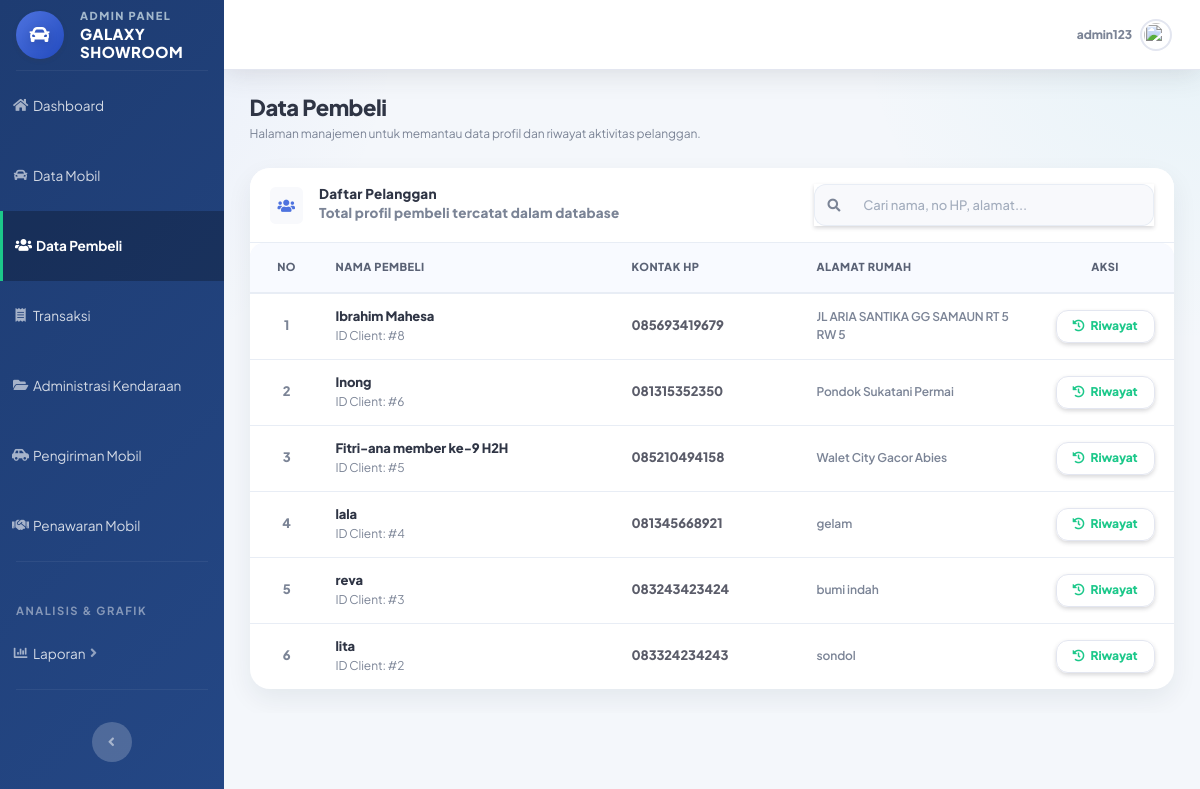
Before: /admin/data_pembeli_admin.php (signed in) with the older database file.
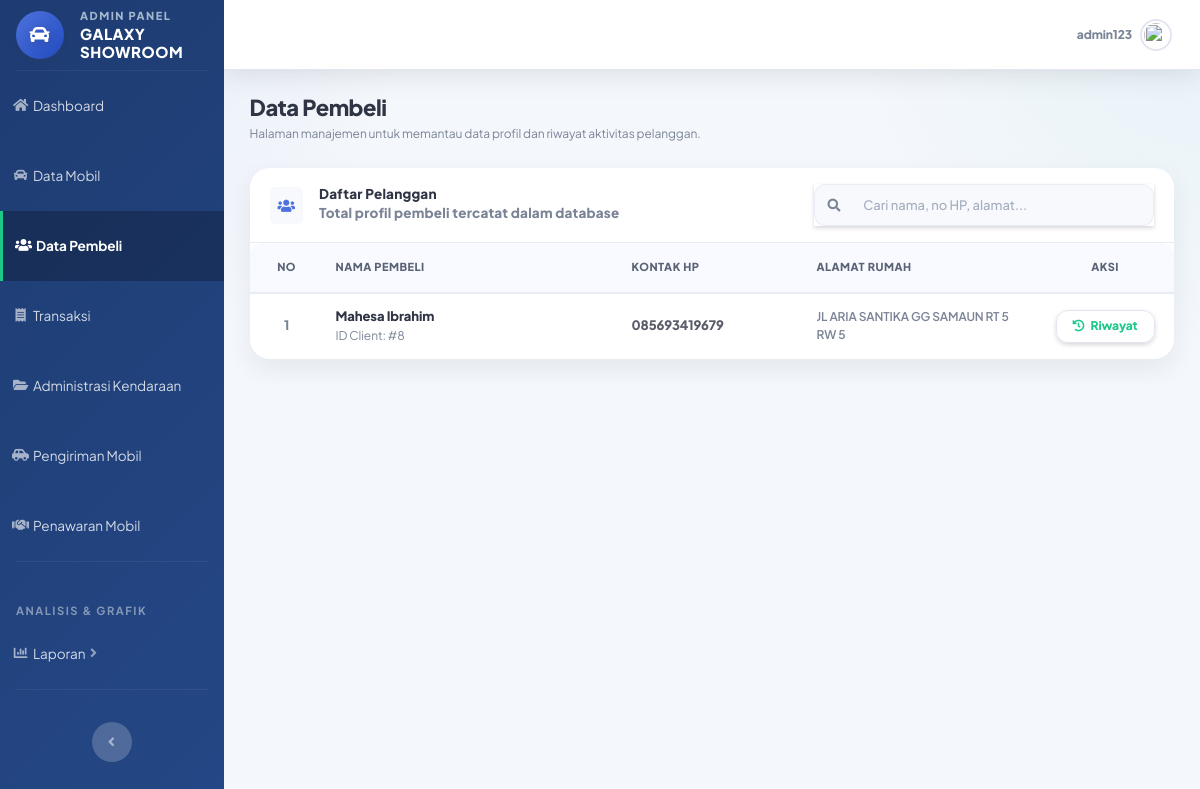
After: the same page with the newer database file.
### tables this page shows
CREATE TABLE `pembeli` (
  `id_pembeli` int(11) NOT NULL,
  `id_user` int(11) DEFAULT NULL,
  `nama` varchar(100) DEFAULT NULL,
  `alamat` text DEFAULT NULL,
  `no_hp` varchar(15) DEFAULT NULL,
  `foto` varchar(255) DEFAULT NULL
);

### admin/data_pembeli_admin.php (the view, shortened to what the changed rows need)
<?php
include "../config/koneksi.php";
$query = mysqli_query($koneksi, "SELECT * FROM pembeli ORDER BY id_pembeli DESC");
?>
<!DOCTYPE html>
<html>
<head>
    <link href="../assets/vendor/fontawesome-free/css/all.min.css" rel="stylesheet">
    <link href="../assets/css/sb-admin-2.min.css" rel="stylesheet">
    <link href="../assets/css/admin.css" rel="stylesheet">
</head>
<body id="page-top">
<div id="wrapper">
    <div id="content-wrapper" class="d-flex flex-column">
        <div id="content">
            <div class="container-fluid">
                <div class="d-sm-flex align-items-center justify-content-between mb-4">
                    <div>
                        <h1 class="h3 mb-1 text-gray-800 font-weight-bold tracking-tight">Data Pembeli</h1>
                    </div>
                </div>
                <div class="card shadow border-0 mb-4 rounded-lg">
                    <div class="card-body p-0">
                        <?php if (mysqli_num_rows($query) > 0) { ?>
                            <div class="table-responsive">
                                <table class="table table-hover mb-0" id="tablePembeli" width="100%" cellspacing="0">
                                    <thead class="bg-light text-muted text-uppercase small font-weight-bold border-top-0">
                                        <tr>
                                            <th class="text-center border-0 py-3" style="width: 8%;">No</th>
                                            <th class="border-0 py-3" style="width: 32%;">Nama Pembeli</th>
                                            <th class="border-0 py-3" style="width: 20%;">Kontak HP</th>
                                            <th class="border-0 py-3" style="width: 25%;">Alamat Rumah</th>
                                            <th class="text-center border-0 py-3" style="width: 15%;">Aksi</th>
                                        </tr>
                                    </thead>
                                    <tbody class="text-gray-700">
                                        <?php
                                        $no = 1;
                                        while ($data = mysqli_fetch_assoc($query)) {
                                        ?>
                                        <tr class="align-middle">
                                            <td class="text-center align-middle font-weight-bold text-muted"><?= $no++; ?></td>
                                            <td class="align-middle">
                                                <div class="font-weight-bold text-gray-800 text-base"><?= htmlspecialchars($data['nama']); ?></div>
                                                <small class="text-muted">ID Client: #<?= $data['id_pembeli']; ?></small>
                                            </td>
                                            <td class="align-middle text-dark font-weight-bold">
                                                <?= htmlspecialchars($data['no_hp']); ?>
                                            </td>
                                            <td class="align-middle text-muted small">
                                                <?= htmlspecialchars($data['alamat']); ?>
                                            </td>
                                            <td class="text-center align-middle">
                                                <a href="riwayat_pembelian.php?id=<?= $data['id_pembeli']; ?>"
                                                   class="btn btn-sm btn-white text-success border shadow-sm px-3 font-weight-bold"
                                                   title="Lihat Riwayat">
                                                    <i class="fas fa-history mr-1"></i> Riwayat
                                                </a>
                                            </td>
                                        </tr>
                                        <?php } ?>
                                    </tbody>
                                </table>
                            </div>
                        <?php } ?>
                    </div>
                </div>
            </div>
            </div>
        </div>
    </div>
</body>
</html>

Changed rows visible on the page:
removed pembeli: nama "Inong", id_pembeli "6", no_hp "081315352350", alamat "Pondok Sukatani Permai"
removed pembeli: nama "Fitri-ana member ke-9 H2H", id_pembeli "5", no_hp "085210494158", alamat "Walet City Gacor Abies"
removed pembeli: nama "lala", id_pembeli "4", no_hp "081345668921", alamat "gelam"
removed pembeli: nama "reva", id_pembeli "3", no_hp "083243423424", alamat "bumi indah"
removed pembeli: nama "lita", id_pembeli "2", no_hp "083324234243", alamat "sondol"
changed pembeli "JL ARIA SANTIKA GG SAMAUN RT 5 RW 5": nama "Ibrahim Mahesa" → "Mahesa Ibrahim"
